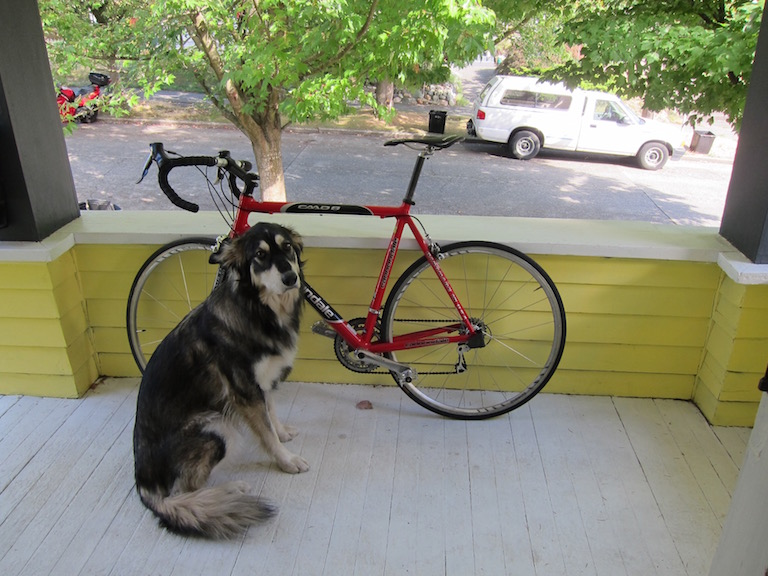
#> input picture res/test.jpg, 768 x 576 px
$ python opencv.py
#> lines starting #> are read from the running program, lines starting #| are printed output that depends on the picture

import cv2
import numpy as np
import matplotlib.pyplot as plt

def read_image():
    img = cv2.imread("res/test.jpg")
    img = img / 255
    cv2.imshow("frame1", img)
    cv2.waitKey(0)
    cv2.imwrite("test1.jpg", img)

    cv2.imshow("frame2", img[:, :, ::-1])
    cv2.waitKey(0)
    cv2.imwrite("test2.jpg", img[:, :, ::-1])

    cv2.imshow("frame3", cv2.cvtColor(img, cv2.COLOR_BGR2RGB))
    cv2.waitKey(0)
    cv2.imwrite("test3.jpg", cv2.cvtColor(img, cv2.COLOR_BGR2RGB))

def histogram():

    # [8 lines of commented-out code are left out]

    img = cv2.imread('res/test.jpg', 0)
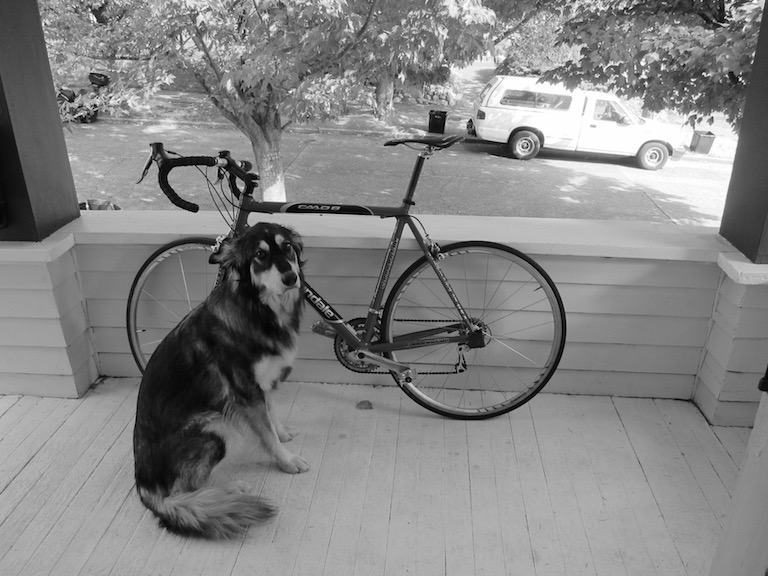
#> img: shape (576, 768); min 0, max 255, mean 132.8

    # create a mask
    mask = np.zeros(img.shape[:2], np.uint8)
    mask[100:300, 100:400] = 255
    masked_img = cv2.bitwise_and(img, img, mask=mask)
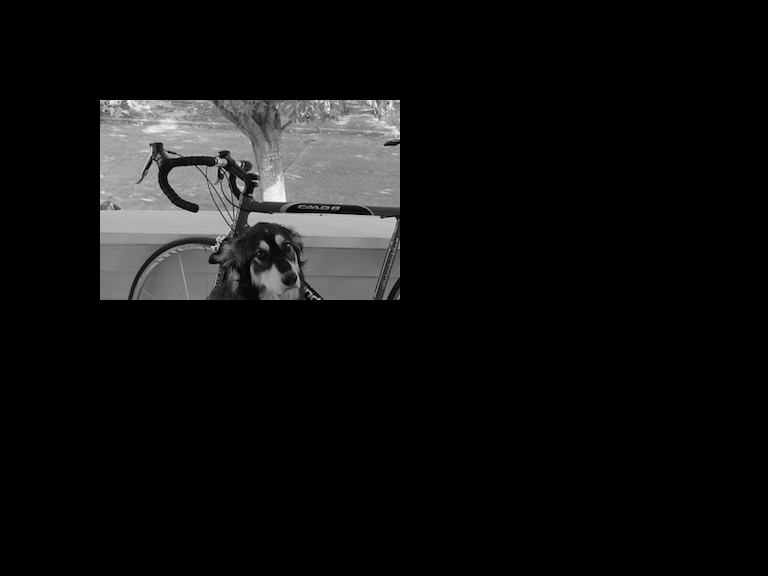
#> masked_img: shape (576, 768); min 0, max 252, mean 16.8

    # Calculate histogram with mask and without mask
    # Check third argument for mask
    hist_full = cv2.calcHist([img], [0], None, [256], [0, 256])
#> hist_full = 256 values, max 6067 at index 168, min 130 at index 4, mean 1728
    hist_mask = cv2.calcHist([img], [0], mask, [256], [0, 256])
#> hist_mask = 256 values, max 846 at index 143, min 0 at index 249, mean 234.4

    plt.subplot(221)
    plt.imshow(img, 'gray')

    plt.subplot(222)
    plt.imshow(mask, 'gray')

    plt.subplot(223)
    plt.imshow(masked_img, 'gray')

    plt.subplot(224)
    plt.plot(hist_full, color='red')
    plt.plot(hist_mask, color='blue')
    plt.xlim([0, 256])

    plt.show()
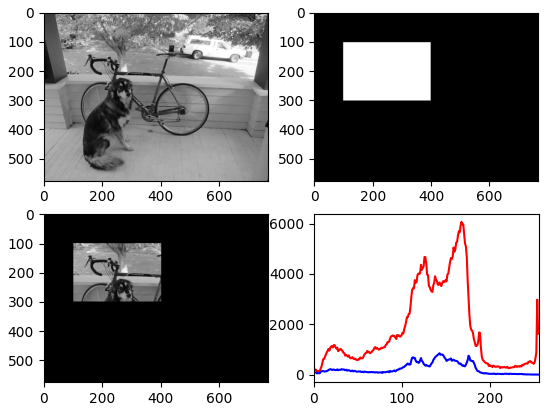
#> figure drawn by matplotlib, 4 panels; panel 4: curve peaks at x = 168, y = 6067; panel 4: curve peaks at x = 143, y = 846


def read_video():
    capture = cv2.VideoCapture("res/test.mp4")
    cv2.namedWindow("frame")
    while True:
        ret, frame = capture.read()
        if frame is None:
            break

        cv2.imshow('frame', frame)
        if cv2.waitKey(30) == 27:
            break

def bg_substract():
    # backSub = cv2.createBackgroundSubtractorMOG2()
    backSub = cv2.createBackgroundSubtractorKNN()

    capture = cv2.VideoCapture('res/test.mp4')

    while True:
        ret, frame = capture.read()
        if frame is None:
            break

        frame = backSub.apply(frame)
        cv2.imshow('frame', frame)
        if cv2.waitKey(30) == 27:
            break


if __name__ == '__main__':
    histogram()
